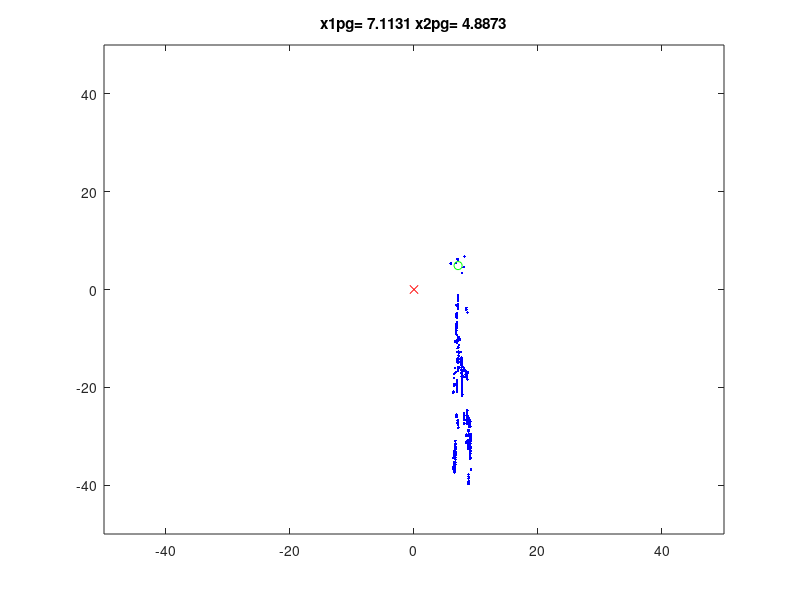

Here is the MATLAB script that generated this plot:
clear all;
close all;
clc;

np = 500;
x1p = rand(np, 1);
x1pg = 0;
x1pl = x1p;
x2p = rand(np, 1);
x2pg = 0;
x2pl = x2p;
fxpg = 10000000;
fxpl = ones(np, 1)*fxpg;
vx1 = zeros(np, 1);
vx2 = zeros(np, 1);
c1 = 0.5;
c2 = 0.5;
a = 1000;
for d = 1:200
    %Parte iterativa
    %Evaluacion
    fx = (0.4*x1p+0.5*x2p+a*max(0.3*x1p+0.1*x2p-2.7,0)+a*abs(0.5*x1p+0.5*x2p-6)...
        +a*max(6-0.6*x1p-0.4*x2p,0)+a*max(-x1p,0)+a*max(-x2p,0));
    [val, ind] = min(fx);
    if val < fxpg
        fxpg = val;
        x1pg = x1p(ind, 1);
        x2pg = x2p(ind, 1);
    end

    for p = 1:np
        if fx(p, 1) < fxpl(p, 1)
            fxpl(p, 1) = fx(p, 1);
            x1pl(p, 1) = x1p(p, 1);
            x2pl(p, 1) = x2p(p, 1);
        end
    end

    plot(x1p,x2p,'b.',0,0,'rx',x1pg,x2pg,'go');
    axis([-50 50 -50 50]);
    title(['x1pg= ' num2str(x1pg) ' x2pg= ' num2str(x2pg)]);
    pause(0.1);

    vx1 = vx1 + c1*rand()*(x1pl-x1p) + c2*rand()*(x1pg-x1p);
    vx2 = vx2 + c1*rand()*(x2pl-x2p) + c2*rand()*(x2pg-x2p);
    x1p = vx1 + x1p;
    x2p = vx2 + x2p;
end
fx = 0.4*x1p+0.5*x2p



